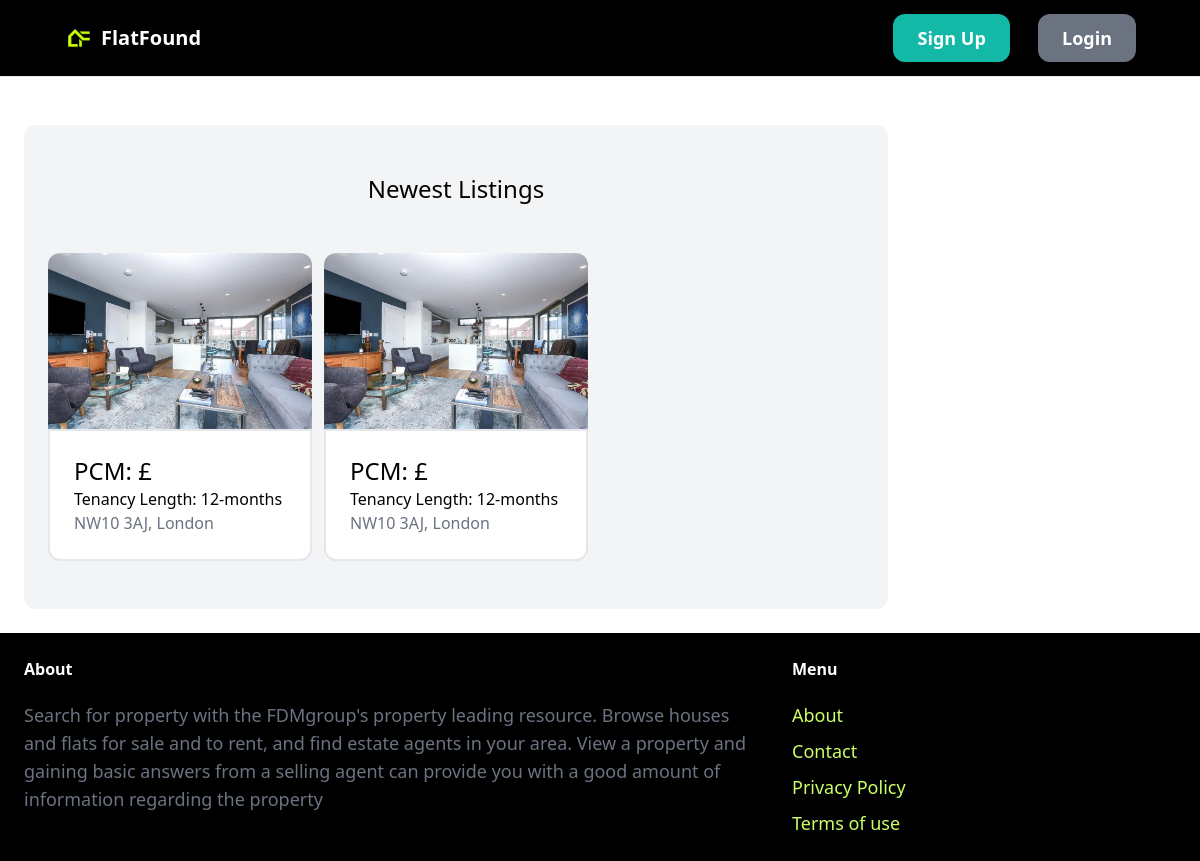
The app's page /index/, older data.
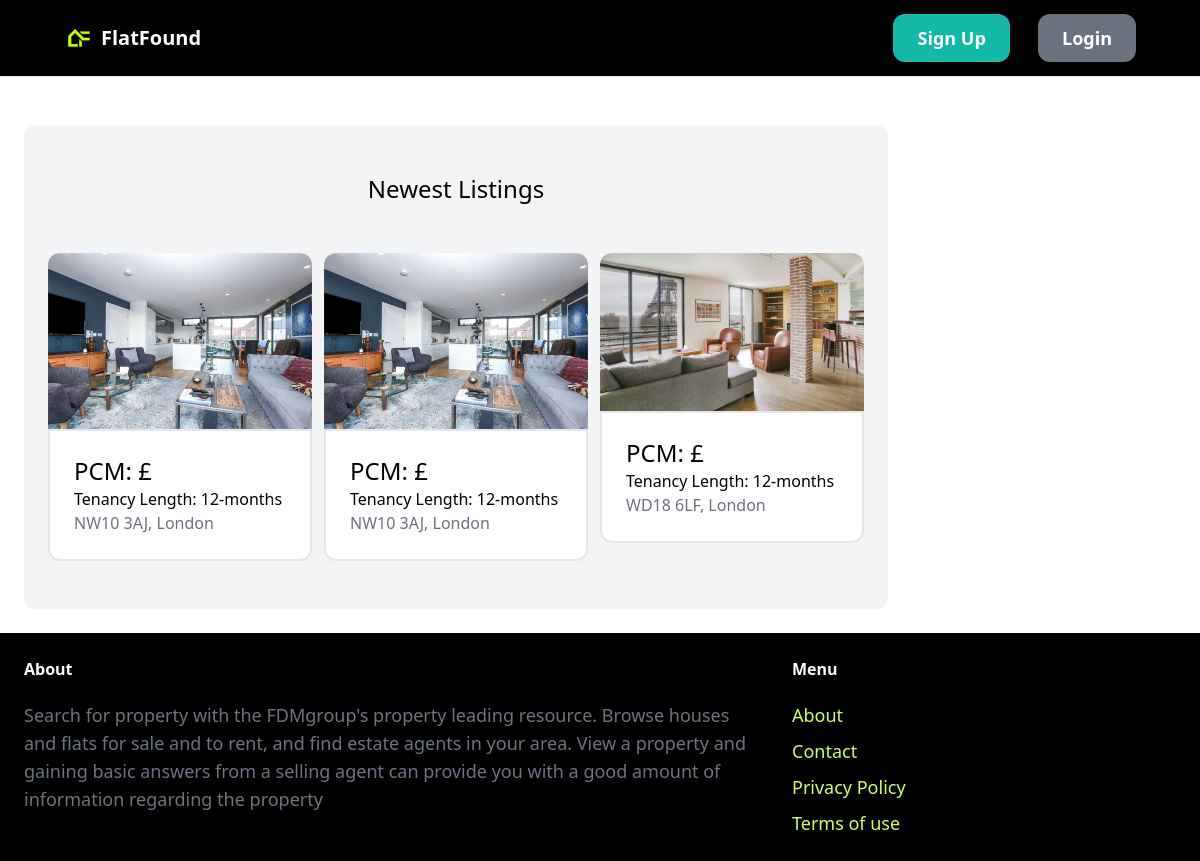
The same page, newer data.
### property/models.py (models this page shows, shortened)
class Property(models.Model):
    country = models.ForeignKey(Countries, related_name='countries', on_delete=models.CASCADE)
    city = models.TextField(blank=True, null=True)
    category = models.ForeignKey(Category, related_name='properties', on_delete=models.CASCADE)
    price_PCM = models.IntegerField()
    PPW = models.FloatField()
    address = models.TextField(blank=True, null=True)
    postcode = models.TextField(blank=True, null=True)
    pet_friendly = models.BooleanField(blank=True, null=True)
    number_of_beds = models.IntegerField(blank=True, null=True)
    number_of_bathrooms = models.IntegerField(blank=True, null=True)
    description = models.TextField(blank=True, null=True)
    image1 = models.ImageField(upload_to='prop_images', blank=True, null=True)
    image2 = models.ImageField(upload_to='prop_images', blank=True, null=True)
    image3 = models.ImageField(upload_to='prop_images', blank=True, null=True)
    image4 = models.ImageField(upload_to='prop_images', blank=True, null=True)
    favourites = models.ManyToManyField(User, related_name='favourite', default=None, blank=True)
    created_by = models.ForeignKey(
        User, related_name='properties', on_delete=models.CASCADE)
    created_at = models.DateField(auto_now_add=True)

class Category(models.Model):
    name = models.CharField(max_length=255)
    class Meta:
        verbose_name_plural = 'Categories'
    def __str__(self):
        return self.name  # Shows the name of property on admin page

### core/views.py (the view)
# urls.py: path('index/', views.index, name='index'),
def index(request):
    properties = Property.objects.all()[0:6]
    categories = Category.objects.all
    countries = Countries.objects.all
    return render(request, 'core/index.html', {
        'countries': countries,
        'categories': categories,
        'properties': properties
    })

### core/templates/core/index.html (shortened to what this page needs)
{% extends 'core/base.html' %}
{% block content %}
<div class="flex">
    <div class="w-3/4">
        <div class="mt-6 px-6 py-12 bg-gray-100 rounded-xl">
            <h2 class="mb-12 text-2xl text-center">Newest Listings</h2>
            <div class="grid grid-cols-3 gap-3 mt-6">
                {% for property in properties %}
                {% if request.user != property.created_by %}
                <div>
                    <a href="{% url 'property:detail' property.id %}">
                        <div>
                            <img src="{{ property.image1.url }}" alt="" class="rounded-t-xl">
                        </div>
                        <div class="p-6 bg-white rounded-b-xl border-2">
                            <h2 class="text-2xl">PCM: £{{property.price_pcm}}</h2>
                            <h2 class="text-1xl">Tenancy Length: {{property.category}} </h2>
                            <p class="text-gray-500">{{property.postcode}}, {{property.city}} </p>
                        </div>
                    </a>
                </div>
                {% endif %}
                {% endfor %}
            </div>
        </div>
    </div>
</div>
{% endblock %}

Row changes from the older to the newer data that the page shows:
added Property: image1 (picture), category "12-months", postcode "WD18 6LF", city "London"
